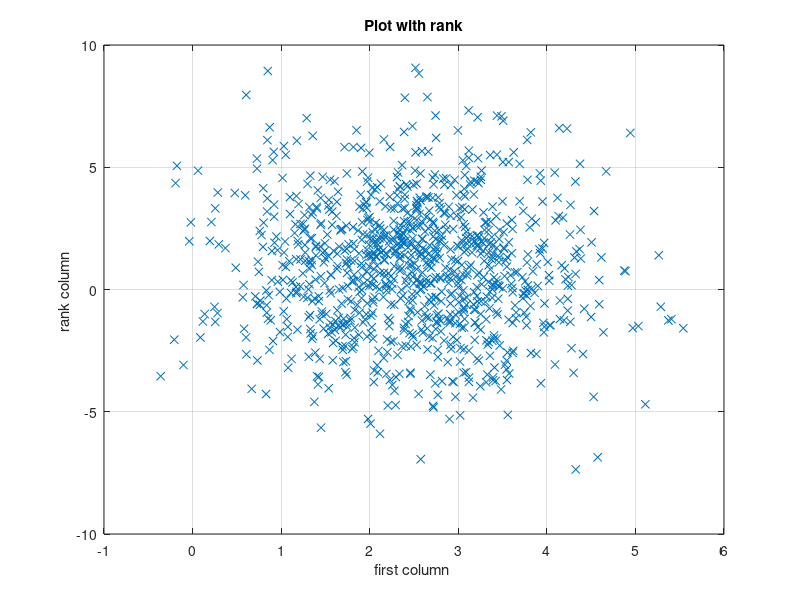

Reproduce this figure in MATLAB. (Note: this script raises an error after producing the figure.)
clc
clear all
close all 
warning off
load correlationdataset.mat
% part a
m=rank(X);
disp('part a: ')
disp(['rank is :',num2str(m)])
plot(X(:,1),X(:,m),'x')
xlabel('first column ')
ylabel('rank column ')
title('Plot with rank')
grid on
% part b 
corr_=corr(X);
% find 1 correlation coefficients from first column 
find_1=find(corr_(:,1)==1);
% find -1 correlation coefficients from first column 
find_2=find(corr_(:,1)==-1);
figure 
plot(X(:,1),X(:,find_1(2)),'r')
xlabel('first column ')
ylabel('Linear dependtant with corr')
title('part b')
grid on
hold on
disp('part b:')
disp(['linear independent column with column 1 are :',num2str(find_1(2)),' and ', num2str(find_2)])
plot(X(:,1),X(:,find_2),'b')
legend ('corr = 1','corr = -1')
% % rank function give the dimension of the vector space, so it is nor
% linear independent 
% part c
[r,c]=size(corr_);
part_c=find(corr_>0.9 & corr_<1);
row=ceil(part_c(1)/r);
col=mod(part_c(1),r);
figure 
plot(X(:,row),X(:,col),'x')
xlabel(['column ',num2str(row)])
ylabel(['column ',num2str(col)])
title('part c')
grid on
legend('corr = 0.9 to 0.99')
disp('part c:')
disp(['correlation coefficients greater than .9 and less than 1.0 bettwen columns :',num2str(row),' and ', num2str(col) ])
% from 0.9 to .99 function not behave like linear
% part d
part_d=find(corr_<0.01 & corr_>-0.01);
figure 
plot(X(:,1),X(:,part_d(1)),'x')
grid on 
xlabel('column 1')
ylabel(['column ',num2str(part_d(1))])
title('part d')
legend('corr ~= 0')
disp('part d:')
disp(['correlation coefficients almost zero bettwen columns :',num2str(1),' and ', num2str(part_d(1)) ])
% data have no relation like linear and totally non linear relation between
% col 1 and col 4. we have another column aslo with corr almost 4 but i get
% it first one 
% part e
part_e=find(corr_>0.4 & corr_<0.7);
row_e=ceil(part_e(1)/r);
figure 
plot(X(:,row_e),X(:,c),'x')
grid on 
xlabel(['column ',num2str(row_e)])
ylabel(['column ',num2str(c)])
title('part e')
legend('corr = 0.4 to 0.7')
disp('part e:')
disp(['correlation coefficients bettwen 0.4 to 0.7 columns :',num2str(row_e),' and ', num2str(c) ])
% correlation coefficients bettwen 0.4 to 0.7 data are like linear with lot
% of range , not a full linear case
% part f
part_f=find(corr_<-0.4 & corr_> -0.7);
row_f=ceil(part_f(1)/r);
col_f=mod(part_f(1),r);
figure 
plot(X(:,row_f),X(:,col_f),'x')
grid on 
xlabel(['column ',num2str(row_f)])
ylabel(['column ',num2str(col_f)])
title('part f')
legend('corr = -0.4 to -0.7')
disp('part f: ')
disp(['correlation coefficients bettwen -0.4 to -0.7 columns :',num2str(row_f),' and ', num2str(col_f) ])
% same result like part e but in opposite direction
% part g
corr_g_part=corr(Y);
% correlation coefficients is in both column and it means both column have
% no relation 
figure
plot(Y(:,1),Y(:,2))
grid on 
xlabel('Y column 1')
ylabel('Y column 2')
title('part g')
disp('part g:')
disp('correlation coefficients is 0 and it means both columns have no relation')
% part h
corr_h_part=corr(Z);
% correlation coefficients is in both column and it means both column have
% no relation 
figure
plot(Z(:,1),Z(:,2))
grid on 
xlabel('z column 1')
ylabel('z column 2')
title('part h')
disp('part h:')
disp('correlation coefficients is 0 and it means both columns have no relation')
% remove last row 
Z_update=Z(1:end-1,:);
corr_Z_Update=corr(Z_update);
% correlation coefficients is 1 and it means both columns have linear relation
figure 
plot(Z_update(:,1),Z_update(:,2))
xlabel('Update Z Col 1')
ylabel('Update Z Col 2')
title ('Part h update Z')
grid on
disp('part h update Z:')
disp('correlation coefficients is 1 and it means both columns have linear relation')
